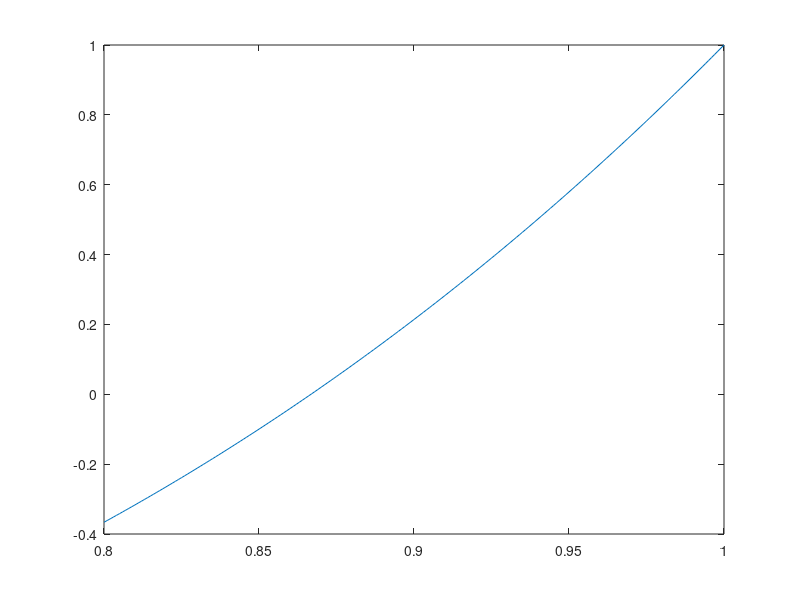

The MATLAB source for this figure:
clc
x = 0.8 : 0.001 : 1.0;

y = x.^4 + 2*x.^3 - x - 1;

plot(x, y);

x1 = fzero(inline("x.^4 + 2*x.^3 - x - 1"), [0.8 1.0])

x2 = fsolve(inline("x.^4 + 2*x.^3 - x - 1"), 0.8 : 1.0) 